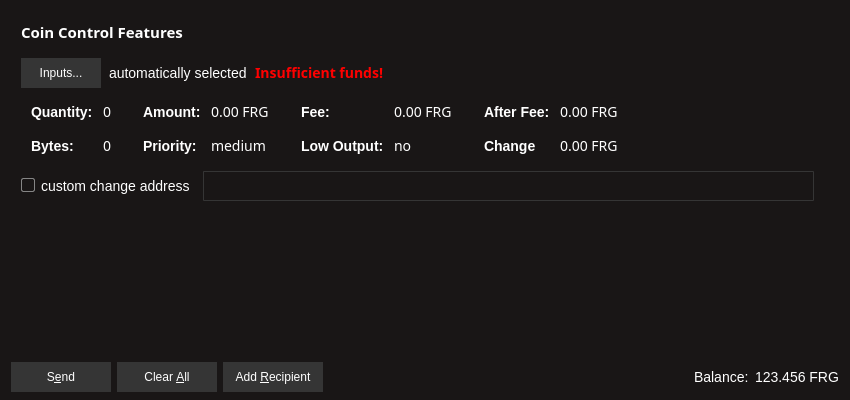
<?xml version="1.0" encoding="UTF-8"?>
<ui version="4.0">
 <class>SendCoinsDialog</class>
 <widget class="QDialog" name="SendCoinsDialog">
  <property name="geometry">
   <rect>
    <x>0</x>
    <y>0</y>
    <width>850</width>
    <height>400</height>
   </rect>
  </property>
  <property name="windowTitle">
   <string>Send Coins</string>
  </property>
  <property name="styleSheet">
   <string notr="true">QDialog{background: #191616; color: #CDCDCD;}
QFrame{border: none;}
QWidget{background: #191616;}
QTabWidget::pane { /* The tab widget frame */
border-top: 2px solid #CDCDCD;
}
QPushButton{background: #353535; color: white; border: 1px solid #353535;}
QPushButton::hover{background: #454545;}
QPushButton::pressed{background: #353535;}
QTabWidget::tab-bar {
left: 5px; /* move to the right by 5px */
}
/* Style the tab using the tab sub-control. Note that it reads QTabBar _not_ QTabWidget */
QTabBar::tab {
background: #ffffff; color: #000000;
border-top: 5px solid#FFFFFF;
width: 85px; height: 30px;
margin-top: 2px;
}
QTabBar::tab:selected, QTabBar::tab:hover {
background: rgb(164, 9, 14);
border-top: 5px solid rgb(149, 8, 12);
margin-top: 2px;
color: white;}

QCheckBox,QLabel{color: white; font-family: 'pt mono'; font-size: 14px;} QCheckBox::indicator{color: red; background: none; border: 1px solid #858585; border-radius: 2px;}
QCheckBox::indicator:checked{background: none; border: 2px solid rgb(164, 9, 14);}

QLineEdit, QComboBox, QSpinBox{background: transparent; color: white; font-family: 'pt mono'; font-size: 15px; border: 1px solid #353535; border-radius: 1px;}
QSpinBox::up-button, QSpinBox::down-button  { width: 25px; height: 15px;}
QComboBox::drop-down{width: 25px; }</string>
  </property>
  <layout class="QVBoxLayout" name="verticalLayout" stretch="0,0,0">
   <property name="bottomMargin">
    <number>8</number>
   </property>
   <item>
    <widget class="QFrame" name="frameCoinControl">
     <property name="sizePolicy">
      <sizepolicy hsizetype="Expanding" vsizetype="Expanding">
       <horstretch>0</horstretch>
       <verstretch>0</verstretch>
      </sizepolicy>
     </property>
     <property name="maximumSize">
      <size>
       <width>16777215</width>
       <height>16777215</height>
      </size>
     </property>
     <property name="frameShape">
      <enum>QFrame::StyledPanel</enum>
     </property>
     <property name="frameShadow">
      <enum>QFrame::Sunken</enum>
     </property>
     <layout class="QVBoxLayout" name="verticalLayoutCoinControl2">
      <property name="spacing">
       <number>6</number>
      </property>
      <property name="leftMargin">
       <number>0</number>
      </property>
      <property name="topMargin">
       <number>0</number>
      </property>
      <property name="rightMargin">
       <number>0</number>
      </property>
      <property name="bottomMargin">
       <number>6</number>
      </property>
      <item>
       <layout class="QVBoxLayout" name="verticalLayoutCoinControl" stretch="0,0,0,0,1">
        <property name="spacing">
         <number>0</number>
        </property>
        <property name="leftMargin">
         <number>10</number>
        </property>
        <property name="topMargin">
         <number>10</number>
        </property>
        <item>
         <layout class="QHBoxLayout" name="horizontalLayoutCoinControl1">
          <property name="bottomMargin">
           <number>15</number>
          </property>
          <item>
           <widget class="QLabel" name="labelCoinControlFeatures">
            <property name="sizePolicy">
             <sizepolicy hsizetype="Preferred" vsizetype="Maximum">
              <horstretch>0</horstretch>
              <verstretch>0</verstretch>
             </sizepolicy>
            </property>
            <property name="font">
             <font>
              <family>pt mono</family>
              <pointsize>-1</pointsize>
              <weight>75</weight>
              <bold>true</bold>
             </font>
            </property>
            <property name="styleSheet">
             <string notr="true">font-size: 15px; font-weight:bold;</string>
            </property>
            <property name="text">
             <string>Coin Control Features</string>
            </property>
           </widget>
          </item>
         </layout>
        </item>
        <item>
         <layout class="QHBoxLayout" name="horizontalLayoutCoinControl2" stretch="0,0,0,0">
          <property name="spacing">
           <number>8</number>
          </property>
          <property name="bottomMargin">
           <number>10</number>
          </property>
          <item>
           <widget class="QPushButton" name="pushButtonCoinControl">
            <property name="minimumSize">
             <size>
              <width>80</width>
              <height>30</height>
             </size>
            </property>
            <property name="styleSheet">
             <string notr="true"/>
            </property>
            <property name="text">
             <string>Inputs...</string>
            </property>
           </widget>
          </item>
          <item>
           <widget class="QLabel" name="labelCoinControlAutomaticallySelected">
            <property name="text">
             <string>automatically selected</string>
            </property>
            <property name="margin">
             <number>5</number>
            </property>
           </widget>
          </item>
          <item>
           <widget class="QLabel" name="labelCoinControlInsuffFunds">
            <property name="font">
             <font>
              <family>pt mono</family>
              <pointsize>-1</pointsize>
              <weight>75</weight>
              <bold>true</bold>
             </font>
            </property>
            <property name="styleSheet">
             <string notr="true">color:red;font-weight:bold;</string>
            </property>
            <property name="text">
             <string>Insufficient funds!</string>
            </property>
            <property name="margin">
             <number>5</number>
            </property>
           </widget>
          </item>
          <item>
           <spacer name="horizontalSpacerCoinControl">
            <property name="orientation">
             <enum>Qt::Horizontal</enum>
            </property>
            <property name="sizeHint" stdset="0">
             <size>
              <width>40</width>
              <height>1</height>
             </size>
            </property>
           </spacer>
          </item>
         </layout>
        </item>
        <item>
         <widget class="QWidget" name="widgetCoinControl" native="true">
          <property name="sizePolicy">
           <sizepolicy hsizetype="Preferred" vsizetype="Preferred">
            <horstretch>0</horstretch>
            <verstretch>0</verstretch>
           </sizepolicy>
          </property>
          <property name="minimumSize">
           <size>
            <width>0</width>
            <height>0</height>
           </size>
          </property>
          <property name="styleSheet">
           <string notr="true"/>
          </property>
          <layout class="QHBoxLayout" name="horizontalLayoutCoinControl5">
           <property name="leftMargin">
            <number>0</number>
           </property>
           <property name="topMargin">
            <number>0</number>
           </property>
           <property name="rightMargin">
            <number>0</number>
           </property>
           <property name="bottomMargin">
            <number>0</number>
           </property>
           <item>
            <layout class="QHBoxLayout" name="horizontalLayoutCoinControl3" stretch="0,0,0,1">
             <property name="spacing">
              <number>20</number>
             </property>
             <property name="topMargin">
              <number>0</number>
             </property>
             <property name="bottomMargin">
              <number>10</number>
             </property>
             <item>
              <layout class="QFormLayout" name="formLayoutCoinControl1">
               <property name="horizontalSpacing">
                <number>10</number>
               </property>
               <property name="verticalSpacing">
                <number>14</number>
               </property>
               <property name="leftMargin">
                <number>10</number>
               </property>
               <property name="topMargin">
                <number>4</number>
               </property>
               <property name="rightMargin">
                <number>6</number>
               </property>
               <item row="0" column="0">
                <widget class="QLabel" name="labelCoinControlQuantityText">
                 <property name="styleSheet">
                  <string notr="true">font-weight:bold;</string>
                 </property>
                 <property name="text">
                  <string>Quantity:</string>
                 </property>
                 <property name="margin">
                  <number>0</number>
                 </property>
                </widget>
               </item>
               <item row="0" column="1">
                <widget class="QLabel" name="labelCoinControlQuantity">
                 <property name="font">
                  <font>
                   <family>pt mono</family>
                   <pointsize>-1</pointsize>
                  </font>
                 </property>
                 <property name="cursor">
                  <cursorShape>IBeamCursor</cursorShape>
                 </property>
                 <property name="contextMenuPolicy">
                  <enum>Qt::ActionsContextMenu</enum>
                 </property>
                 <property name="text">
                  <string>0</string>
                 </property>
                 <property name="margin">
                  <number>0</number>
                 </property>
                 <property name="textInteractionFlags">
                  <set>Qt::LinksAccessibleByMouse|Qt::TextSelectableByKeyboard|Qt::TextSelectableByMouse</set>
                 </property>
                </widget>
               </item>
               <item row="1" column="0">
                <widget class="QLabel" name="labelCoinControlBytesText">
                 <property name="styleSheet">
                  <string notr="true">font-weight:bold;</string>
                 </property>
                 <property name="text">
                  <string>Bytes:</string>
                 </property>
                </widget>
               </item>
               <item row="1" column="1">
                <widget class="QLabel" name="labelCoinControlBytes">
                 <property name="font">
                  <font>
                   <family>pt mono</family>
                   <pointsize>-1</pointsize>
                  </font>
                 </property>
                 <property name="cursor">
                  <cursorShape>IBeamCursor</cursorShape>
                 </property>
                 <property name="contextMenuPolicy">
                  <enum>Qt::ActionsContextMenu</enum>
                 </property>
                 <property name="text">
                  <string>0</string>
                 </property>
                 <property name="textInteractionFlags">
                  <set>Qt::LinksAccessibleByMouse|Qt::TextSelectableByKeyboard|Qt::TextSelectableByMouse</set>
                 </property>
                </widget>
               </item>
              </layout>
             </item>
             <item>
              <layout class="QFormLayout" name="formLayoutCoinControl2">
               <property name="horizontalSpacing">
                <number>10</number>
               </property>
               <property name="verticalSpacing">
                <number>14</number>
               </property>
               <property name="leftMargin">
                <number>6</number>
               </property>
               <property name="topMargin">
                <number>4</number>
               </property>
               <property name="rightMargin">
                <number>6</number>
               </property>
               <item row="0" column="0">
                <widget class="QLabel" name="labelCoinControlAmountText">
                 <property name="styleSheet">
                  <string notr="true">font-weight:bold;</string>
                 </property>
                 <property name="text">
                  <string>Amount:</string>
                 </property>
                 <property name="margin">
                  <number>0</number>
                 </property>
                </widget>
               </item>
               <item row="0" column="1">
                <widget class="QLabel" name="labelCoinControlAmount">
                 <property name="font">
                  <font>
                   <family>pt mono</family>
                   <pointsize>-1</pointsize>
                  </font>
                 </property>
                 <property name="cursor">
                  <cursorShape>IBeamCursor</cursorShape>
                 </property>
                 <property name="contextMenuPolicy">
                  <enum>Qt::ActionsContextMenu</enum>
                 </property>
                 <property name="text">
                  <string>0.00 FRG</string>
                 </property>
                 <property name="textInteractionFlags">
                  <set>Qt::LinksAccessibleByMouse|Qt::TextSelectableByKeyboard|Qt::TextSelectableByMouse</set>
                 </property>
                </widget>
               </item>
               <item row="1" column="0">
                <widget class="QLabel" name="labelCoinControlPriorityText">
                 <property name="styleSheet">
                  <string notr="true">font-weight:bold;</string>
                 </property>
                 <property name="text">
                  <string>Priority:</string>
                 </property>
                </widget>
               </item>
               <item row="1" column="1">
                <widget class="QLabel" name="labelCoinControlPriority">
                 <property name="font">
                  <font>
                   <family>pt mono</family>
                   <pointsize>-1</pointsize>
                  </font>
                 </property>
                 <property name="cursor">
                  <cursorShape>IBeamCursor</cursorShape>
                 </property>
                 <property name="contextMenuPolicy">
                  <enum>Qt::ActionsContextMenu</enum>
                 </property>
                 <property name="text">
                  <string>medium</string>
                 </property>
                 <property name="textInteractionFlags">
                  <set>Qt::LinksAccessibleByMouse|Qt::TextSelectableByKeyboard|Qt::TextSelectableByMouse</set>
                 </property>
                </widget>
               </item>
              </layout>
             </item>
             <item>
              <layout class="QFormLayout" name="formLayoutCoinControl3">
               <property name="horizontalSpacing">
                <number>10</number>
               </property>
               <property name="verticalSpacing">
                <number>14</number>
               </property>
               <property name="leftMargin">
                <number>6</number>
               </property>
               <property name="topMargin">
                <number>4</number>
               </property>
               <property name="rightMargin">
                <number>6</number>
               </property>
               <item row="0" column="0">
                <widget class="QLabel" name="labelCoinControlFeeText">
                 <property name="styleSheet">
                  <string notr="true">font-weight:bold;</string>
                 </property>
                 <property name="text">
                  <string>Fee:</string>
                 </property>
                 <property name="margin">
                  <number>0</number>
                 </property>
                </widget>
               </item>
               <item row="0" column="1">
                <widget class="QLabel" name="labelCoinControlFee">
                 <property name="font">
                  <font>
                   <family>pt mono</family>
                   <pointsize>-1</pointsize>
                  </font>
                 </property>
                 <property name="cursor">
                  <cursorShape>IBeamCursor</cursorShape>
                 </property>
                 <property name="contextMenuPolicy">
                  <enum>Qt::ActionsContextMenu</enum>
                 </property>
                 <property name="text">
                  <string>0.00 FRG</string>
                 </property>
                 <property name="textInteractionFlags">
                  <set>Qt::LinksAccessibleByMouse|Qt::TextSelectableByKeyboard|Qt::TextSelectableByMouse</set>
                 </property>
                </widget>
               </item>
               <item row="1" column="0">
                <widget class="QLabel" name="labelCoinControlLowOutputText">
                 <property name="styleSheet">
                  <string notr="true">font-weight:bold;</string>
                 </property>
                 <property name="text">
                  <string>Low Output:</string>
                 </property>
                </widget>
               </item>
               <item row="1" column="1">
                <widget class="QLabel" name="labelCoinControlLowOutput">
                 <property name="font">
                  <font>
                   <family>pt mono</family>
                   <pointsize>-1</pointsize>
                  </font>
                 </property>
                 <property name="cursor">
                  <cursorShape>IBeamCursor</cursorShape>
                 </property>
                 <property name="contextMenuPolicy">
                  <enum>Qt::ActionsContextMenu</enum>
                 </property>
                 <property name="text">
                  <string>no</string>
                 </property>
                 <property name="textInteractionFlags">
                  <set>Qt::LinksAccessibleByMouse|Qt::TextSelectableByKeyboard|Qt::TextSelectableByMouse</set>
                 </property>
                </widget>
               </item>
              </layout>
             </item>
             <item>
              <layout class="QFormLayout" name="formLayoutCoinControl4">
               <property name="horizontalSpacing">
                <number>10</number>
               </property>
               <property name="verticalSpacing">
                <number>14</number>
               </property>
               <property name="leftMargin">
                <number>6</number>
               </property>
               <property name="topMargin">
                <number>4</number>
               </property>
               <property name="rightMargin">
                <number>6</number>
               </property>
               <item row="0" column="0">
                <widget class="QLabel" name="labelCoinControlAfterFeeText">
                 <property name="styleSheet">
                  <string notr="true">font-weight:bold;</string>
                 </property>
                 <property name="text">
                  <string>After Fee:</string>
                 </property>
                 <property name="margin">
                  <number>0</number>
                 </property>
                </widget>
               </item>
               <item row="0" column="1">
                <widget class="QLabel" name="labelCoinControlAfterFee">
                 <property name="font">
                  <font>
                   <family>pt mono</family>
                   <pointsize>-1</pointsize>
                  </font>
                 </property>
                 <property name="cursor">
                  <cursorShape>IBeamCursor</cursorShape>
                 </property>
                 <property name="contextMenuPolicy">
                  <enum>Qt::ActionsContextMenu</enum>
                 </property>
                 <property name="text">
                  <string>0.00 FRG</string>
                 </property>
                 <property name="textInteractionFlags">
                  <set>Qt::LinksAccessibleByMouse|Qt::TextSelectableByKeyboard|Qt::TextSelectableByMouse</set>
                 </property>
                </widget>
               </item>
               <item row="1" column="0">
                <widget class="QLabel" name="labelCoinControlChangeText">
                 <property name="styleSheet">
                  <string notr="true">font-weight:bold;</string>
                 </property>
                 <property name="text">
                  <string>Change</string>
                 </property>
                </widget>
               </item>
               <item row="1" column="1">
                <widget class="QLabel" name="labelCoinControlChange">
                 <property name="font">
                  <font>
                   <family>pt mono</family>
                   <pointsize>-1</pointsize>
                  </font>
                 </property>
                 <property name="cursor">
                  <cursorShape>IBeamCursor</cursorShape>
                 </property>
                 <property name="contextMenuPolicy">
                  <enum>Qt::ActionsContextMenu</enum>
                 </property>
                 <property name="text">
                  <string>0.00 FRG</string>
                 </property>
                 <property name="textInteractionFlags">
                  <set>Qt::LinksAccessibleByMouse|Qt::TextSelectableByKeyboard|Qt::TextSelectableByMouse</set>
                 </property>
                </widget>
               </item>
              </layout>
             </item>
            </layout>
           </item>
          </layout>
         </widget>
        </item>
        <item>
         <layout class="QHBoxLayout" name="horizontalLayoutCoinControl4" stretch="0,0,0">
          <property name="spacing">
           <number>12</number>
          </property>
          <property name="sizeConstraint">
           <enum>QLayout::SetDefaultConstraint</enum>
          </property>
          <property name="topMargin">
           <number>5</number>
          </property>
          <property name="rightMargin">
           <number>5</number>
          </property>
          <item>
           <widget class="QCheckBox" name="checkBoxCoinControlChange">
            <property name="text">
             <string>custom change address</string>
            </property>
           </widget>
          </item>
          <item>
           <widget class="QLineEdit" name="lineEditCoinControlChange">
            <property name="enabled">
             <bool>false</bool>
            </property>
            <property name="sizePolicy">
             <sizepolicy hsizetype="Expanding" vsizetype="Fixed">
              <horstretch>0</horstretch>
              <verstretch>0</verstretch>
             </sizepolicy>
            </property>
            <property name="minimumSize">
             <size>
              <width>0</width>
              <height>30</height>
             </size>
            </property>
           </widget>
          </item>
          <item>
           <widget class="QLabel" name="labelCoinControlChangeLabel">
            <property name="sizePolicy">
             <sizepolicy hsizetype="Preferred" vsizetype="Expanding">
              <horstretch>0</horstretch>
              <verstretch>0</verstretch>
             </sizepolicy>
            </property>
            <property name="minimumSize">
             <size>
              <width>0</width>
              <height>0</height>
             </size>
            </property>
            <property name="text">
             <string/>
            </property>
            <property name="margin">
             <number>3</number>
            </property>
           </widget>
          </item>
         </layout>
        </item>
        <item>
         <spacer name="verticalSpacerCoinControl">
          <property name="orientation">
           <enum>Qt::Vertical</enum>
          </property>
          <property name="sizeHint" stdset="0">
           <size>
            <width>800</width>
            <height>1</height>
           </size>
          </property>
         </spacer>
        </item>
       </layout>
      </item>
     </layout>
    </widget>
   </item>
   <item>
    <widget class="QScrollArea" name="scrollArea">
     <property name="widgetResizable">
      <bool>true</bool>
     </property>
     <widget class="QWidget" name="scrollAreaWidgetContents">
      <property name="geometry">
       <rect>
        <x>0</x>
        <y>0</y>
        <width>832</width>
        <height>144</height>
       </rect>
      </property>
      <layout class="QVBoxLayout" name="verticalLayout_2">
       <property name="leftMargin">
        <number>0</number>
       </property>
       <property name="topMargin">
        <number>0</number>
       </property>
       <property name="rightMargin">
        <number>0</number>
       </property>
       <property name="bottomMargin">
        <number>0</number>
       </property>
       <item>
        <layout class="QVBoxLayout" name="entries">
         <property name="spacing">
          <number>6</number>
         </property>
        </layout>
       </item>
       <item>
        <spacer name="verticalSpacer">
         <property name="orientation">
          <enum>Qt::Vertical</enum>
         </property>
         <property name="sizeHint" stdset="0">
          <size>
           <width>20</width>
           <height>40</height>
          </size>
         </property>
        </spacer>
       </item>
      </layout>
     </widget>
    </widget>
   </item>
   <item>
    <layout class="QHBoxLayout" name="horizontalLayout">
     <item>
      <widget class="QPushButton" name="sendButton">
       <property name="minimumSize">
        <size>
         <width>100</width>
         <height>30</height>
        </size>
       </property>
       <property name="toolTip">
        <string>Confirm the send action</string>
       </property>
       <property name="text">
        <string>S&amp;end</string>
       </property>
       <property name="icon">
        <iconset resource="../bitcoin.qrc">
         <normaloff>:/n_icons/res/send.png</normaloff>:/n_icons/res/send.png</iconset>
       </property>
       <property name="default">
        <bool>true</bool>
       </property>
      </widget>
     </item>
     <item>
      <widget class="QPushButton" name="clearButton">
       <property name="sizePolicy">
        <sizepolicy hsizetype="Minimum" vsizetype="Fixed">
         <horstretch>0</horstretch>
         <verstretch>0</verstretch>
        </sizepolicy>
       </property>
       <property name="minimumSize">
        <size>
         <width>100</width>
         <height>30</height>
        </size>
       </property>
       <property name="toolTip">
        <string>Remove all transaction fields</string>
       </property>
       <property name="text">
        <string>Clear &amp;All</string>
       </property>
       <property name="icon">
        <iconset resource="../bitcoin.qrc">
         <normaloff>:/n_icons/res/delete.png</normaloff>:/n_icons/res/delete.png</iconset>
       </property>
       <property name="autoRepeatDelay">
        <number>300</number>
       </property>
       <property name="autoDefault">
        <bool>false</bool>
       </property>
      </widget>
     </item>
     <item>
      <layout class="QHBoxLayout" name="horizontalLayout_2">
       <property name="spacing">
        <number>3</number>
       </property>
       <item>
        <widget class="QPushButton" name="addButton">
         <property name="minimumSize">
          <size>
           <width>100</width>
           <height>30</height>
          </size>
         </property>
         <property name="toolTip">
          <string>Send to multiple recipients at once</string>
         </property>
         <property name="text">
          <string>Add &amp;Recipient</string>
         </property>
         <property name="icon">
          <iconset resource="../bitcoin.qrc">
           <normaloff>:/n_icons/res/new.png</normaloff>:/n_icons/res/new.png</iconset>
         </property>
         <property name="autoDefault">
          <bool>false</bool>
         </property>
        </widget>
       </item>
      </layout>
     </item>
     <item>
      <spacer name="horizontalSpacer">
       <property name="orientation">
        <enum>Qt::Horizontal</enum>
       </property>
       <property name="sizeHint" stdset="0">
        <size>
         <width>40</width>
         <height>20</height>
        </size>
       </property>
      </spacer>
     </item>
     <item>
      <widget class="QLabel" name="label">
       <property name="sizePolicy">
        <sizepolicy hsizetype="Preferred" vsizetype="Fixed">
         <horstretch>0</horstretch>
         <verstretch>0</verstretch>
        </sizepolicy>
       </property>
       <property name="text">
        <string>Balance:</string>
       </property>
      </widget>
     </item>
     <item>
      <widget class="QLabel" name="labelBalance">
       <property name="sizePolicy">
        <sizepolicy hsizetype="Preferred" vsizetype="Fixed">
         <horstretch>0</horstretch>
         <verstretch>0</verstretch>
        </sizepolicy>
       </property>
       <property name="cursor">
        <cursorShape>IBeamCursor</cursorShape>
       </property>
       <property name="text">
        <string>123.456 FRG</string>
       </property>
       <property name="textInteractionFlags">
        <set>Qt::LinksAccessibleByMouse|Qt::TextSelectableByKeyboard|Qt::TextSelectableByMouse</set>
       </property>
      </widget>
     </item>
    </layout>
   </item>
  </layout>
 </widget>
 <resources>
  <include location="../bitcoin.qrc"/>
 </resources>
 <connections/>
</ui>
